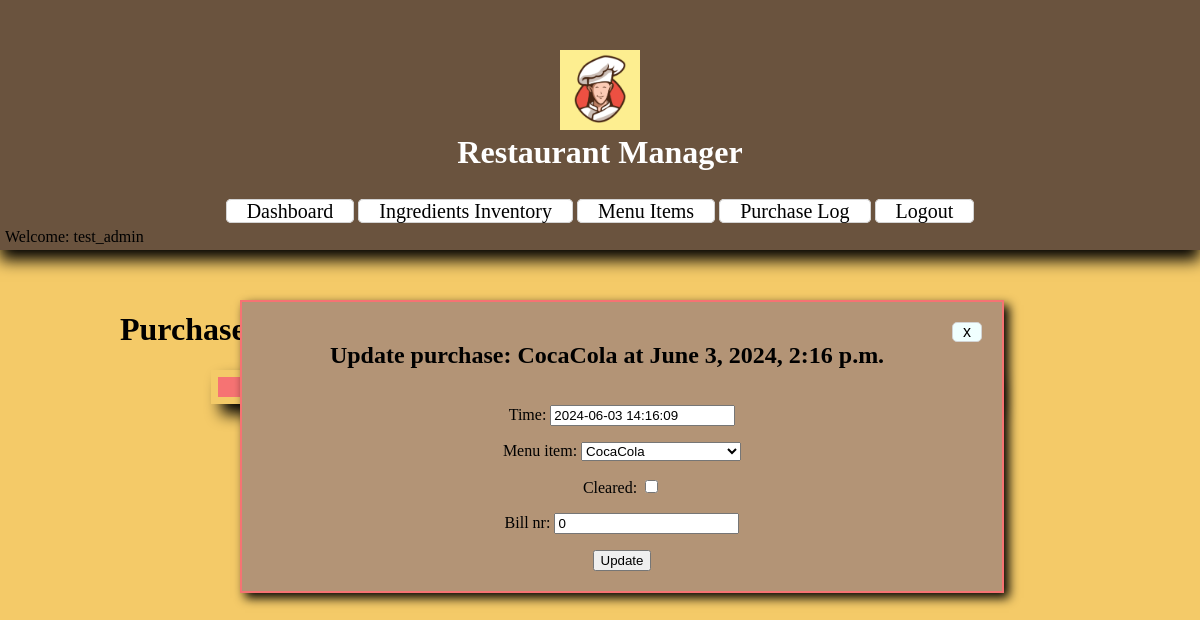
Screenshot of /purchase/64/update/ (signed in) with the database file from the repository.
### restaurantManager/models.py (models this page shows, shortened)
class Purchase(models.Model):
    time = models.DateTimeField(default = timezone.now)
    menu_item = models.ForeignKey(MenuItem, default= None, on_delete=models.PROTECT)
    cleared = models.BooleanField(default=False)
    bill_nr = models.IntegerField(default=0)
    class Meta:
        ordering = ['-time']

class MenuItem(models.Model):
    name = models.CharField(unique = True, max_length=30)
    price = models.FloatField(default=0)
    cost = models.FloatField(default=0)
    class Meta:
        ordering = ['name']
    def __str__(self):
        return self.name

### restaurantManager/views.py (the view)
# urls.py: path('purchase/<pk>/update/', views.UpdatePurchaseView.as_view(), name='update_purchase'),
class UpdatePurchaseView(LoginRequiredMixin, UpdateView):
    model = Purchase
    form_class = PurchaseForm
    template_name = "restaurantManager/update_purchase.html"

### restaurantManager/forms.py
class PurchaseForm(forms.ModelForm):
    class Meta:
        model = Purchase
        fields = "__all__"

### restaurantManager/templates/restaurantManager/update_purchase.html (shortened to what this page needs)
{% extends 'restaurantManager/purchases.html' %}
{% block box %}
    <div class="container">
        <h2 style="display: inline-block">Update purchase: {{ object.menu_item}} at {{ object.time }}</h2>
        <a class="close" href="{% url 'purchases' %}">x</a>
        <form method="POST">
            {{ form.as_p }}
            <input type="submit" value="Update" />
        </form>
    </div>
{% endblock %}

### restaurantManager/templates/base.html (shortened to what this page needs)
{% load static %}
<!DOCTYPE html>
<html>
    <head>
        <link rel="stylesheet" type="text/css" href="{% static 'restaurantManager/style.css' %}" />
    </head>
    <body>
        <header style="box-shadow: 0px 10px 15px black;">
            <div class="logo">
                <img src="{% static 'restaurantManager/logo.png' %}" alt="Logo" width="80px" />
                <h1 style="color: white;">Restaurant Manager</h1>
            </div>
            <nav class="navbar">
                <a class="nav-item" href="{% url 'home' %}">Dashboard</a>
                <a class="nav-item" href="{% url 'ingredients' %}">Ingredients Inventory</a>
                <a class="nav-item" href="{% url 'menu_items' %}">Menu Items</a>
                <a class="nav-item" href="{% url 'purchases' %}">Purchase Log</a>
                {% if user.is_authenticated %}
                    <a class="nav-item" href="{% url 'logout' %}">Logout</a>
            </nav>
            <p style="margin: 5px 5px">Welcome: {{ user.get_username }}</p>
            {% endif %}
        </header>
        <main>
        {% block content %}
        {% endblock %}
        </main>
    </body>
</html>

### restaurantManager/static/restaurantManager/style.css (style rules this page uses)
html { width: 100vw; overflow-x: hidden; }
body { background-color: rgb(244, 202, 104); margin: 0; }
header { background-color: rgb(106, 83, 62); height: 150px; width: 100%; padding: 50px 0 50px 0; box-shadow: 5px 0px 3px black; }
.logo { display: block; width: 300px; height: 100px; margin: auto; text-align: center; }
.logo h1 { margin: 0 0; }
.navbar { width: auto; margin: 0 0; margin-top: 50px; background-color: rgb(106, 83, 62); text-align: center; }
a:link { text-decoration: none; color: black; background-color: azure; border: 1px solid lightgrey; border-radius: 5px; padding: 0 10px; }
.navbar a { text-decoration: none; padding: 0 20px; color: blueviolet; font-size: 20px; }
a.nav-item { background-color: white; color: black; }
main { padding: 40px 10%; }
.container { position: absolute; left: 20%; top: 300px; height: auto; width: 60%; background-color: rgb(179, 148, 118); padding: 20px 20px; border: 2px solid rgb(246, 115, 115); box-shadow: 5px 5px 10px black; text-align: center; }
.close { font-family: Arial; float: right; vertical-align: middle; padding: 0 5px; }

### rows the page displays
Purchase: menu_item "CocaCola", time "June 3, 2024, 2:16 p.m.", time "2024-06-03 14:16:09", bill_nr "0"

### other values shown
{{ user.get_username }} "test_admin"
